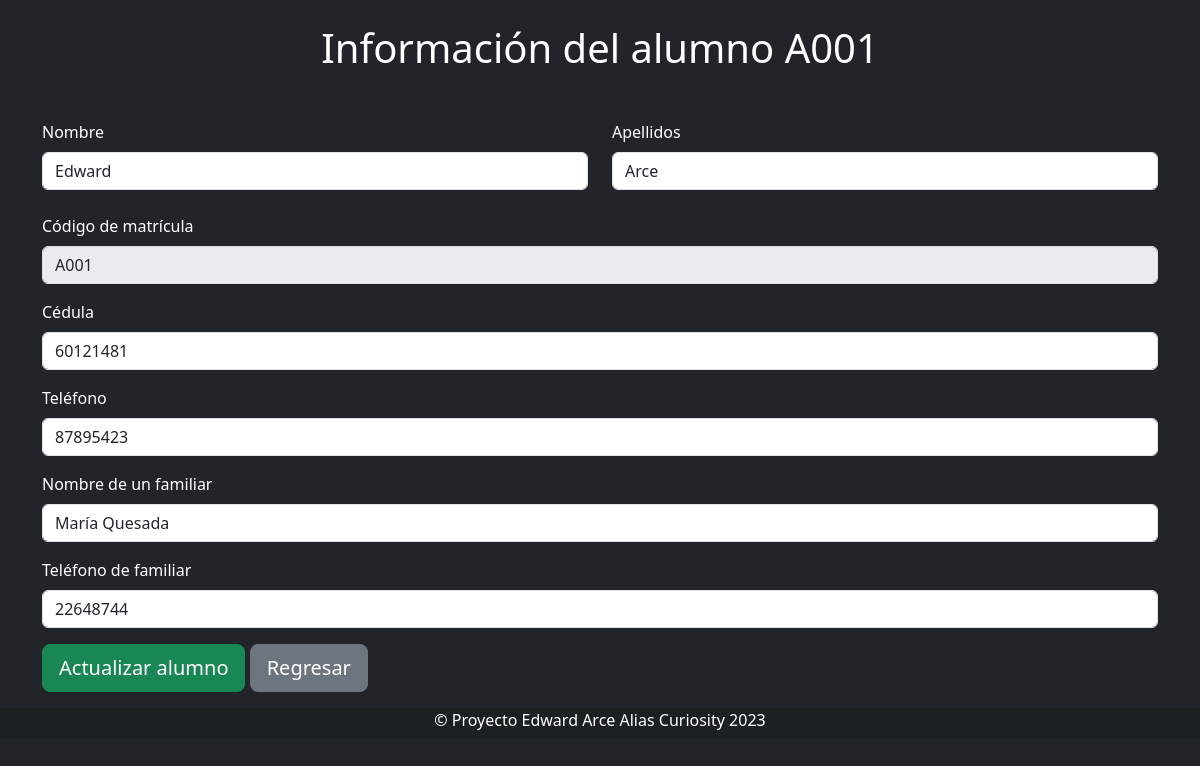
The app's page /consulta/verAlumno/A001 with its own data.
### tables this page shows
CREATE TABLE `alumnos` (
  `Matricula` varchar(20) NOT NULL,
  `Nombre` varchar(20) NOT NULL,
  `Apellido` varchar(20) NOT NULL,
  `cedula` int(20) NOT NULL,
  `telefono` int(20) NOT NULL,
  `familiar` varchar(20) NOT NULL,
  `telFamiliar` int(20) NOT NULL
);

### libs/view.php (called while the page is built, shortened)
<?php
class View{
    function render($nombre){
        require 'views/' . $nombre . '.php';
    }
}
?>

### controllers/consulta.php (called while the page is built, shortened)
<?php
class Consulta extends Controller
{
    function __construct()
    {
        $this->view->alumnos = [];
    }
    function verAlumno($param = null)
    {
        $idAlumno = $param[0];
        $alumno = $this->model->getbyId($idAlumno);
        $this->view->alumno = $alumno;
        $this->view->mensaje = "";
        $this->view->render('consulta/detalle');
    }
}
?>

### index.php (called while the page is built, shortened)
<?php
require_once 'libs/database.php';
require_once 'libs/view.php';
require_once 'libs/controller.php';
$app = new App();
?>

### models/consultaModel.php (called while the page is built, shortened)
<?php
class ConsultaModel extends Model
{
    public function getById($id)
    {
        $item = new Alumno();
        $query = $this->db->connect()->prepare("SELECT * FROM alumnos WHERE matricula = :matricula");
        try {
            $query->execute(['matricula' => $id]);
            while ($row = $query->fetch()) {
                $item->matricula = $row['Matricula'];
                $item->nombre = $row['Nombre'];
                $item->apellido = $row['Apellido'];
                $item->cedula = $row['cedula'];
                $item->telefono = $row['telefono'];
                $item->familiar = $row['familiar'];
                $item->telFamiliar = $row['telFamiliar'];
            }
            return $item;
        } catch (PDOException $e) {
            return null;
        }
    }
}
?>

### libs/database.php (called while the page is built)
<?php
class Database{
    private $host;
    private $db;
    private $user;
    private $password;
    private $charset;
    public function __construct(){
        $this->host = constant('HOST');
        $this->db = constant('DB');
        $this->user = constant('USER');
        $this->password = constant('PASSWORD');
        $this->charset = constant('CHARSET');
    }
    function connect(){
        try{
            $connection = "mysql:host=" . $this->host . ";dbname=" . $this->db . ";charset=" . $this->charset;
            $options = [
                PDO::ATTR_ERRMODE            => PDO::ERRMODE_EXCEPTION,
                PDO::ATTR_EMULATE_PREPARES   => false,
            ];
            $pdo = new PDO($connection, $this->user, $this->password, $options);
            return $pdo;
        }catch(PDOException $e){
            print_r('Error connection: ' . $e->getMessage());
        }
    }
}
?>

### libs/controller.php (called while the page is built, shortened)
<?php
class Controller{
    function loadModel($model){
        $url = 'models/'.$model.'model.php';
        if(file_exists($url)){
            $this->model = new $modelName();
        }
    }
}
?>

### views/consulta/detalle.php (the view, shortened to what this page needs)
<!doctype html>
<html lang="en">
<head>
    <link href="https://cdn.jsdelivr.net/npm/bootstrap@5.3.2/dist/css/bootstrap.min.css" rel="stylesheet"
>
</head>
<body style="background-color: #212529;">
    <br>
    <div class="container">
        <h1 class="text-center" style="background-color: #212529; color:white; border-radius: 5px;">Información del
            alumno
            <?php echo $this->alumno->matricula; ?>
        </h1>
    </div>
    <br>
    <div class="container">
        <form action="<?php echo constant('URL'); ?>consulta/actualizarAlumno" method="POST">
            <div class="row">
                <div class="col">
                    <label for="formGroupExampleInput" class="form-label" style="color:white">Nombre</label>
                    <input type="text" class="form-control" id="formGroupExampleInput"
                        value="<?php echo $this->alumno->nombre; ?>" required name="nombre">
                </div>
                <div class="col">
                    <label for="formGroupExampleInput" class="form-label" style="color:white">Apellidos</label>
                    <input type="text" class="form-control" id="formGroupExampleInput"
                        value="<?php echo $this->alumno->apellido; ?>" required name="apellido">
                </div>
            </div>
            <br>
            <div class="mb-3">
                <label for="formGroupExampleInput" class="form-label" style="color:white">Código de matrícula</label>
                <input type="text" class="form-control" id="formGroupExampleInput"
                    value="<?php echo $this->alumno->matricula; ?>"
                    name="matricula" disabled>
            </div>
            <div class="mb-3">
                <label for="formGroupExampleInput2" class="form-label" style="color:white">Cédula</label>
                <input type="text" class="form-control" id="formGroupExampleInput2"
                    value="<?php echo $this->alumno->cedula; ?>" required name="cedula">
            </div>
            <div class="mb-3">
                <label for="formGroupExampleInput2" class="form-label" style="color:white">Teléfono</label>
                <input type="text" class="form-control" id="formGroupExampleInput2"
                    value="<?php echo $this->alumno->telefono; ?>" required name="telefono">
            </div>
            <div class="mb-3">
                <label for="formGroupExampleInput2" class="form-label" style="color:white">Nombre de un familiar</label>
                <input type="text" class="form-control" id="formGroupExampleInput2"
                    value="<?php echo $this->alumno->familiar; ?>" required name="familiar">
            </div>
            <div class="mb-3">
                <label for="formGroupExampleInput2" class="form-label" style="color:white">Teléfono de familiar</label>
                <input type="text" class="form-control" id="formGroupExampleInput2"
                    value="<?php echo $this->alumno->telFamiliar; ?>" required name="telFamiliar">
            </div>
            <p>
            <button type="submit" class="btn btn-success btn-lg" >Actualizar alumno</button>
            <a href="http://localhost/cursoMVC/consulta" class="btn btn-secondary btn-lg">Regresar</a>
            </p>
        </form>
    </div>
    <?php require 'views/footer.php'; ?>
</body>
</html>

### records on screen
alumnos: Matricula "A001", nombre "Edward", apellido "Arce", matricula "A001", cedula "60121481", telefono "87895423", familiar "María Quesada", telFamiliar "22648744"
